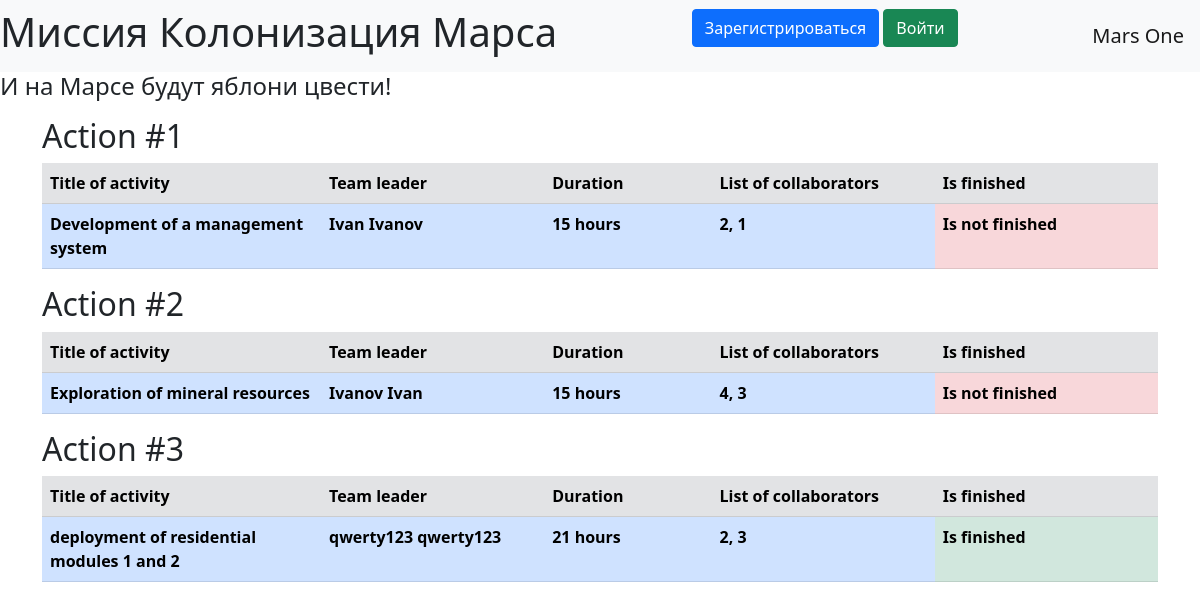
Before: / with the older database file.
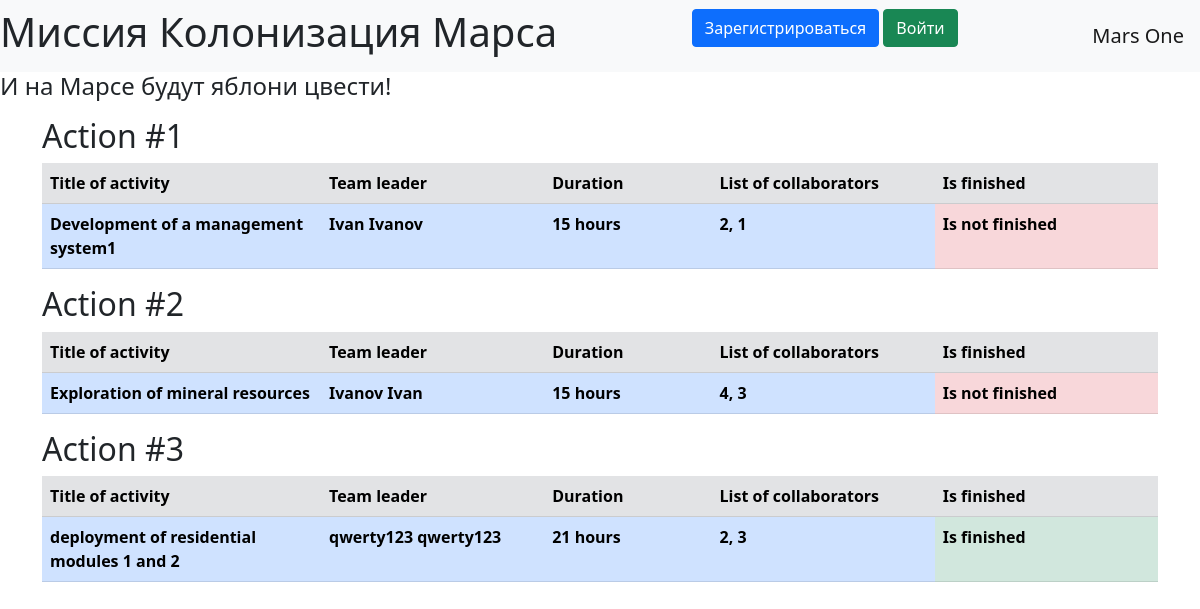
After: the same page with the newer database file.
### data/jobs.py (models this page shows, shortened)
class Jobs(SqlAlchemyBase):
    __tablename__ = "jobs"
    id = sqlalchemy.Column(sqlalchemy.Integer, primary_key=True, autoincrement=True)
    team_leader_id = sqlalchemy.Column(sqlalchemy.Integer, sqlalchemy.ForeignKey("users.id"))
    team_leader = orm.relation('User')
    job = sqlalchemy.Column(sqlalchemy.String, nullable=True)
    work_size = sqlalchemy.Column(sqlalchemy.Integer, nullable=True)
    collaborators = sqlalchemy.Column(sqlalchemy.String, nullable=True)
    start_date = sqlalchemy.Column(sqlalchemy.DateTime, nullable=True)
    end_date = sqlalchemy.Column(sqlalchemy.DateTime, nullable=True)
    is_finished = sqlalchemy.Column(sqlalchemy.Boolean, default=False)

### data/users.py (models this page shows, shortened)
class User(SqlAlchemyBase, UserMixin):
    __tablename__ = "users"
    id = sqlalchemy.Column(sqlalchemy.Integer, primary_key=True, autoincrement=True)
    name = sqlalchemy.Column(sqlalchemy.String, nullable=True)
    surname = sqlalchemy.Column(sqlalchemy.String, nullable=True)
    age = sqlalchemy.Column(sqlalchemy.Integer, nullable=True)
    position = sqlalchemy.Column(sqlalchemy.String, nullable=True)
    speciality = sqlalchemy.Column(sqlalchemy.String, nullable=True)
    address = sqlalchemy.Column(sqlalchemy.String, nullable=True)
    email = sqlalchemy.Column(sqlalchemy.String, unique=True, nullable=True)
    hashed_password = sqlalchemy.Column(sqlalchemy.String, nullable=True)
    modified_date = sqlalchemy.Column(sqlalchemy.DateTime, default=datetime.datetime.now)
    news = orm.relation("Jobs", back_populates='team_leader')

### app.py (the view)
@app.route("/")
def index():
    session = db_session.create_session()
    jobs = session.query(Jobs).all()
    return render_template('list.html', jobs=jobs)

### data/db_session.py (called while the page is built)
def create_session() -> Session:
    global __factory
    return __factory()

### templates/list.html (shortened to what this page needs)
{% extends "base.html" %}
{% block content %}
{% for job in jobs %}
<h2>Action #{{job.id}}</h2>
  <table class="table">
    <tr class="table-secondary">
      <th width="25%">Title of activity</th>
      <th width="20%">Team leader</th>
      <th width="15%">Duration</th>
      <th width="20%">List of collaborators</th>
      <th width="20%">Is finished</th>
    </tr>
    <tr class="table-primary">
      <th>{{ job.job }}</th>
      <th>{{ job.team_leader.name }} {{ job.team_leader.surname }}</th>
      <th>{{ job.work_size }} hours</th>
      <th>{{ job.collaborators }}</th>
      {% if job.is_finished %}
      <th class="table-success">Is finished</th>
      {% else %}
      <th class="table-danger">Is not finished</th>
      {% endif %}
    </tr>
  </table>
{% endfor %}
{% endblock %}

Changed rows visible on the page:
changed Jobs id 1: job "Development of a management system" → "Development of a management system1"
